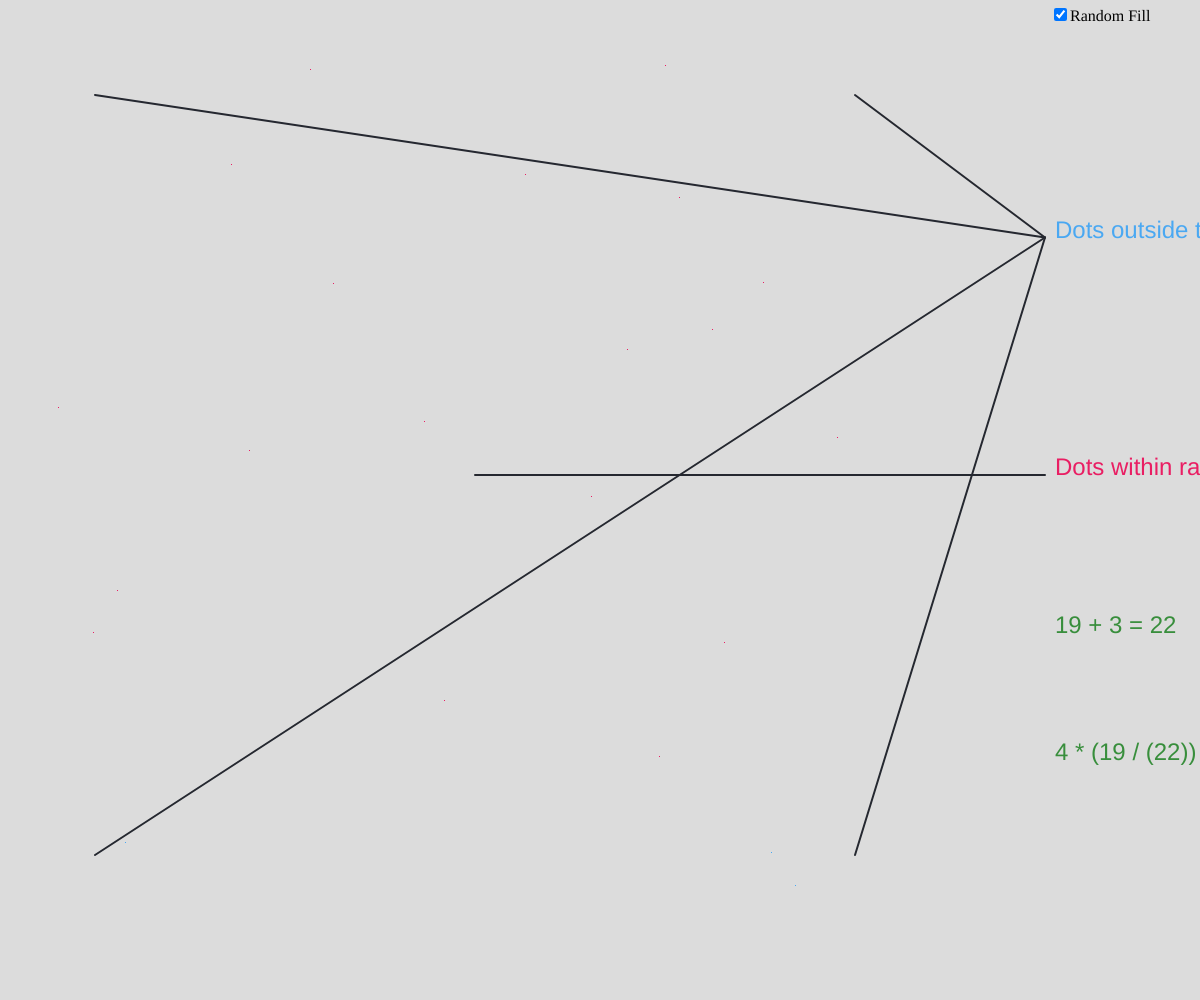
Frame 1 (no input)
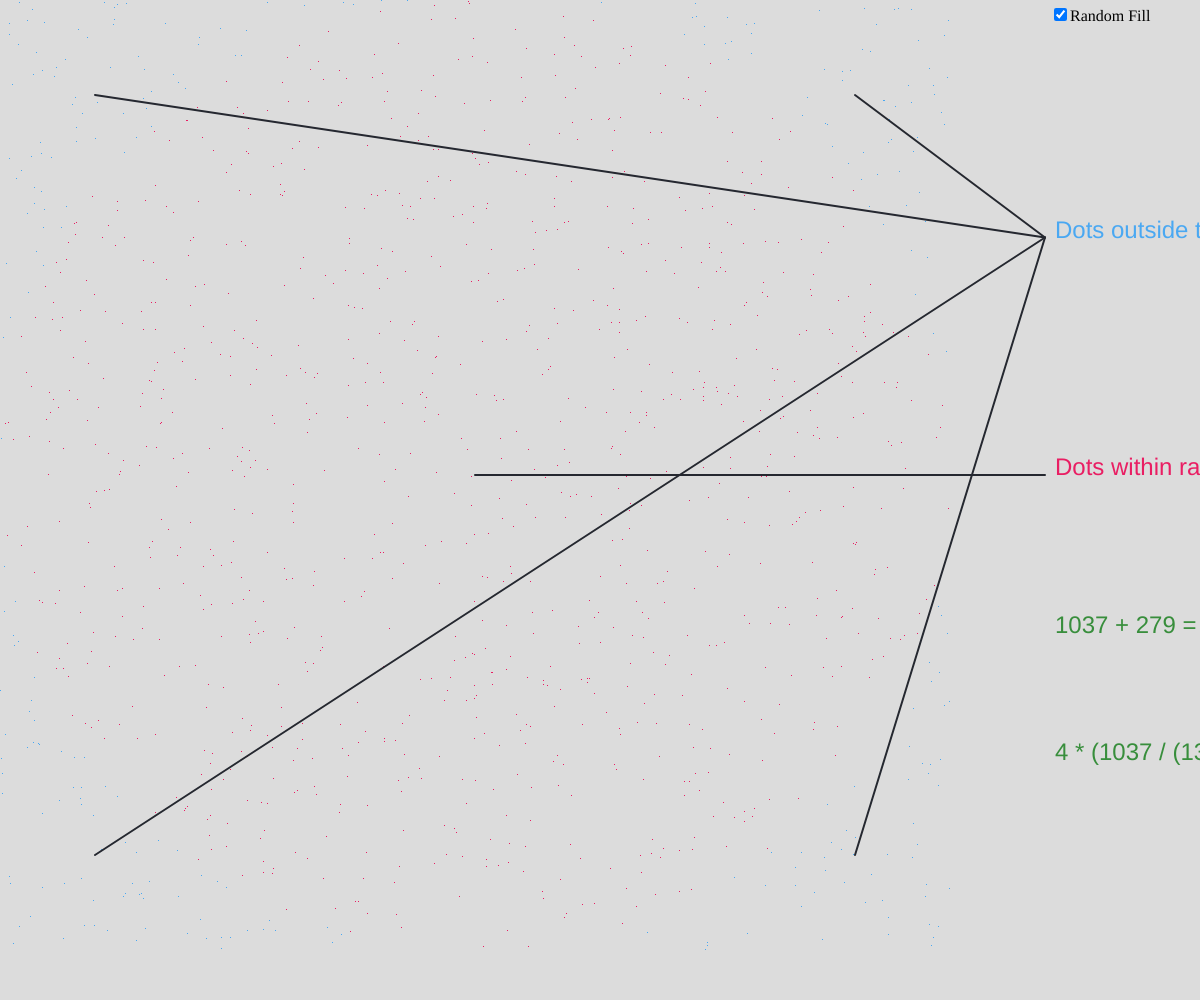
Frame 60 (no input)
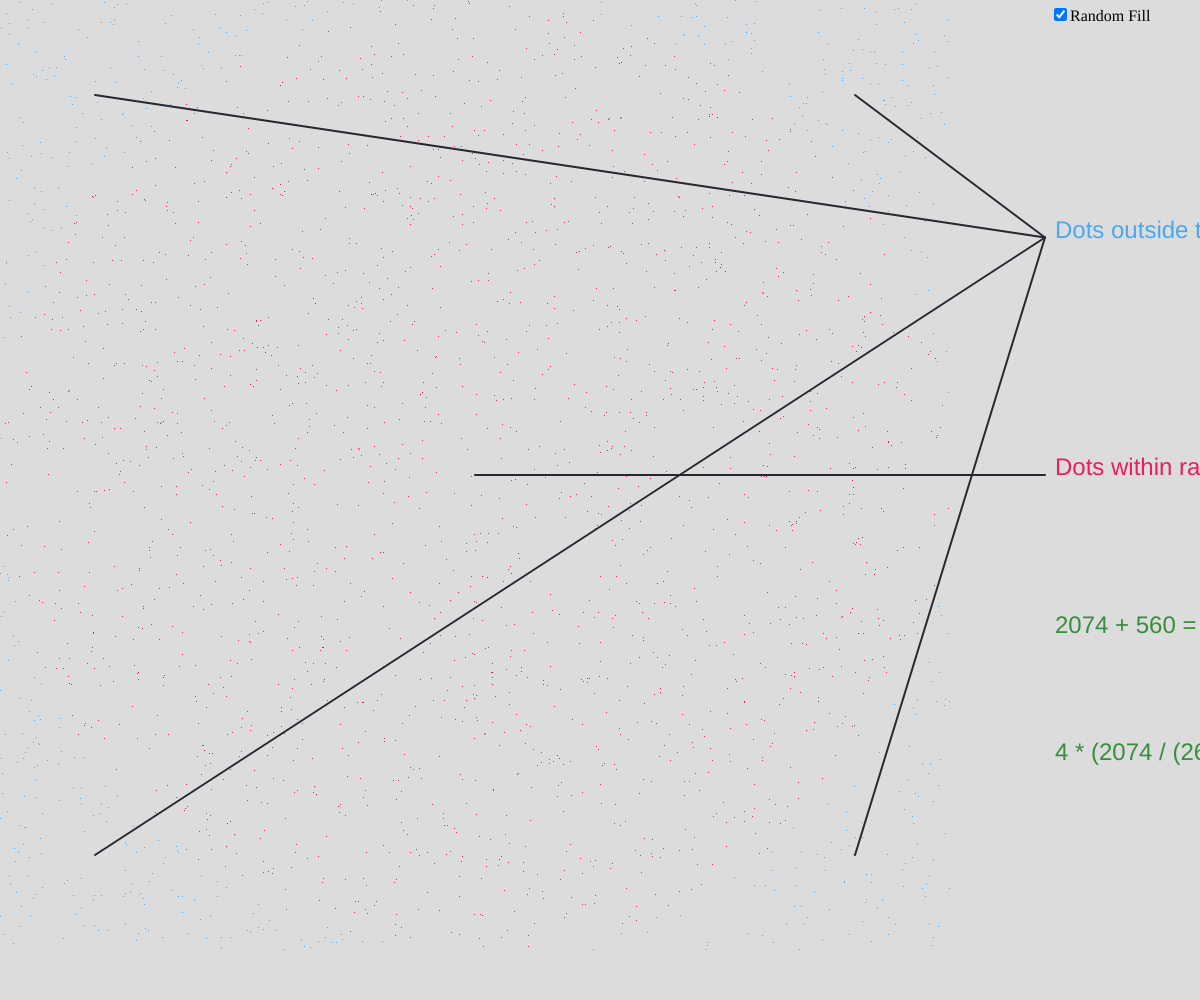
Frame 120 (the mouse pressed at the canvas centre since frame 60)

The p5.js sketch that drew these frames (run headless with seeded random() and noise() and a simulated clock; from frame 60 on, the mouse is pressed at the canvas centre):

// p5.js sketch
// ── sketch.js
var isize;
var pi;
var stats;
var img;
let nx, ny;
let mode_checkbox;

function preload() {}

function setup() {
	createCanvas(windowWidth, windowHeight);
	mode_checkbox = createCheckbox('Random Fill', true);
	mode_checkbox.position(width - 150, 5);
	mode_checkbox.changed(function() {
		reset();
	})
	reset();
}

function windowResized() {
	reset();
}

function reset() {
	isize = round(windowHeight * 0.95);
	if (isize % 2 != 0) {
		isize--;
	}
	img = createImage(isize, isize);
	stats = {
		"in": 0,
		"out": 0
	};
	nx = ny = -isize / 2;
	resizeCanvas(windowWidth, windowHeight);
	background(220);
}

function draw() {
	if (mode_checkbox.checked()) {
		background(220); // METHOD 1
	} else {
		for (let i = 0; i < 1000; i++) { // METHOD 2
			nx++; // METHOD 2
			if (nx == isize / 2) { // METHOD 2
				if (ny == isize / 2) { // METHOD 2
					drawDetails(); // METHOD 2
					noLoop(); // METHOD 2
				} // METHOD 2
				nx = -isize / 2; // METHOD 2
				ny++; // METHOD 2
			} // METHOD 2
			drawImage2(nx, ny); // METHOD 2
		} // METHOD 2
	}
	if (mode_checkbox.checked()) {
		drawImage1(); // METHOD 1
		drawDetails(); // METHOD 1
	}
}

function drawImage1() {
	img.loadPixels();
	for (let i = 0; i < 22; i++) {
		let v = createVector(round(random(-isize / 2, isize / 2)), round(random(-isize / 2, isize / 2)));
		let d = dist(abs(v.x), abs(v.y), 0, 0);
		let col;
		let cc = img.get(v.x + isize / 2, v.y + isize / 2);
		if (cc[0] == 0 && cc[1] == 0 && cc[2] == 0 && cc[3] == 0) {
			if (d < isize / 2) {
				col = color(233, 30, 99);
				img.set(v.x + isize / 2, v.y + isize / 2, col);
				stats.in++;
			} else {
				col = color(74, 168, 242);
				img.set(v.x + isize / 2, v.y + isize / 2, col);
				stats.out++;
			}
		}
		img.updatePixels();
	}
	image(img, 0, 0);
}

function drawImage2(nx, ny) { // METHOD 2
	push();
	translate(isize / 2, isize / 2);
	strokeWeight(1);

	let d = dist(nx, ny, 0, 0);
	if (d < isize / 2) {
		stroke('rgb(233, 30, 99)');
		stats.in++;
	} else {
		stroke('rgb(74, 168, 242)');
		stats.out++;
	}
	point(nx, ny);
	pop();
}

function drawDetails() {
	push();
	textSize(24);
	fill('rgb(74, 168, 242)');
	text(`Dots outside the range of r (${isize/2} dots): ${stats.out}`, isize * 1.1 + 10, isize / 4);
	fill('rgb(233, 30, 99)');
	text(`Dots within range of r (${isize/2} dots): ${stats.in}`, isize * 1.1 + 10, isize / 2);
	fill('rgb(56, 142, 60)');
	text(`${stats.in} + ${stats.out} = ${stats.in + stats.out}`, isize * 1.1 + 10, isize / 1.5);
	text(`4 * (${stats.in} / (${stats.out + stats.in})) = ${4 * (stats.in / (stats.out + stats.in))}`, isize * 1.1 + 10, isize / 1.25);
	stroke('rgb(37, 40, 48)');
	strokeWeight(2);
	line(isize / 10, isize / 10, isize * 1.1, isize / 4);
	line(isize * (9 / 10), isize / 10, isize * 1.1, isize / 4);
	line(isize / 10, isize * (9 / 10), isize * 1.1, isize / 4);
	line(isize * (9 / 10), isize * (9 / 10), isize * 1.1, isize / 4);
	line(isize / 2, isize / 2, isize * 1.1, isize / 2);
	pop();
}
